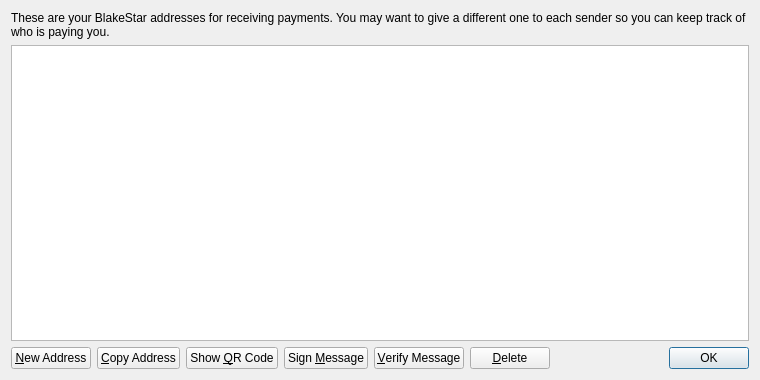
<?xml version="1.0" encoding="UTF-8"?>
<ui version="4.0">
 <class>AddressBookPage</class>
 <widget class="QWidget" name="AddressBookPage">
  <property name="geometry">
   <rect>
    <x>0</x>
    <y>0</y>
    <width>760</width>
    <height>380</height>
   </rect>
  </property>
  <property name="windowTitle">
   <string>Address Book</string>
  </property>
  <layout class="QVBoxLayout" name="verticalLayout">
   <item>
    <widget class="QLabel" name="labelExplanation">
     <property name="text">
      <string>These are your BlakeStar addresses for receiving payments. You may want to give a different one to each sender so you can keep track of who is paying you.</string>
     </property>
     <property name="textFormat">
      <enum>Qt::PlainText</enum>
     </property>
     <property name="wordWrap">
      <bool>true</bool>
     </property>
    </widget>
   </item>
   <item>
    <widget class="QTableView" name="tableView">
     <property name="contextMenuPolicy">
      <enum>Qt::CustomContextMenu</enum>
     </property>
     <property name="toolTip">
      <string>Double-click to edit address or label</string>
     </property>
     <property name="tabKeyNavigation">
      <bool>false</bool>
     </property>
     <property name="selectionMode">
      <enum>QAbstractItemView::SingleSelection</enum>
     </property>
     <property name="selectionBehavior">
      <enum>QAbstractItemView::SelectRows</enum>
     </property>
     <property name="sortingEnabled">
      <bool>true</bool>
     </property>
     <attribute name="verticalHeaderVisible">
      <bool>false</bool>
     </attribute>
    </widget>
   </item>
   <item>
    <layout class="QHBoxLayout" name="horizontalLayout">
     <item>
      <widget class="QPushButton" name="newAddressButton">
       <property name="toolTip">
        <string>Create a new address</string>
       </property>
       <property name="text">
        <string>&amp;New Address</string>
       </property>
      </widget>
     </item>
     <item>
      <widget class="QPushButton" name="copyToClipboard">
       <property name="toolTip">
        <string>Copy the currently selected address to the system clipboard</string>
       </property>
       <property name="text">
        <string>&amp;Copy Address</string>
       </property>
      </widget>
     </item>
     <item>
      <widget class="QPushButton" name="showQRCode">
       <property name="text">
        <string>Show &amp;QR Code</string>
       </property>
      </widget>
     </item>
     <item>
      <widget class="QPushButton" name="signMessage">
       <property name="toolTip">
        <string>Sign a message to prove you own a BlakeStar address</string>
       </property>
       <property name="text">
        <string>Sign &amp;Message</string>
       </property>
      </widget>
     </item>
     <item>
      <widget class="QPushButton" name="verifyMessage">
       <property name="toolTip">
        <string>Verify a message to ensure it was signed with a specified BlakeStar address</string>
       </property>
       <property name="text">
        <string>&amp;Verify Message</string>
       </property>
      </widget>
     </item>
     <item>
      <widget class="QPushButton" name="deleteButton">
       <property name="toolTip">
        <string>Delete the currently selected address from the list</string>
       </property>
       <property name="text">
        <string>&amp;Delete</string>
       </property>
      </widget>
     </item>
     <item>
      <spacer name="horizontalSpacer">
       <property name="orientation">
        <enum>Qt::Horizontal</enum>
       </property>
       <property name="sizeHint" stdset="0">
        <size>
         <width>40</width>
         <height>20</height>
        </size>
       </property>
      </spacer>
     </item>
     <item>
      <widget class="QDialogButtonBox" name="buttonBox">
       <property name="sizePolicy">
        <sizepolicy hsizetype="Maximum" vsizetype="Fixed">
         <horstretch>0</horstretch>
         <verstretch>0</verstretch>
        </sizepolicy>
       </property>
       <property name="standardButtons">
        <set>QDialogButtonBox::Ok</set>
       </property>
      </widget>
     </item>
    </layout>
   </item>
  </layout>
 </widget>
 <resources>
  <include location="../bitcoin.qrc"/>
 </resources>
 <connections/>
</ui>
